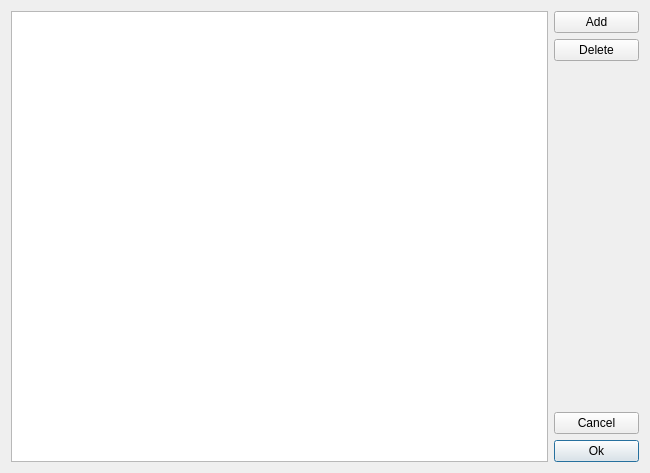
<?xml version="1.0" encoding="UTF-8"?>
<ui version="4.0">
 <class>EditDocument</class>
 <widget class="QDialog" name="EditDocument">
  <property name="geometry">
   <rect>
    <x>0</x>
    <y>0</y>
    <width>650</width>
    <height>473</height>
   </rect>
  </property>
  <property name="windowTitle">
   <string>Document</string>
  </property>
  <layout class="QHBoxLayout" name="horizontalLayout">
   <item>
    <widget class="QListView" name="listView">
     <property name="editTriggers">
      <set>QAbstractItemView::EditTrigger::NoEditTriggers</set>
     </property>
    </widget>
   </item>
   <item>
    <widget class="QWidget" name="widget" native="true">
     <layout class="QVBoxLayout" name="verticalLayout">
      <property name="leftMargin">
       <number>0</number>
      </property>
      <property name="topMargin">
       <number>0</number>
      </property>
      <property name="rightMargin">
       <number>0</number>
      </property>
      <property name="bottomMargin">
       <number>0</number>
      </property>
      <item>
       <widget class="QPushButton" name="pBtnAdd">
        <property name="text">
         <string>Add</string>
        </property>
       </widget>
      </item>
      <item>
       <widget class="QPushButton" name="pBtnDelete">
        <property name="text">
         <string>Delete</string>
        </property>
       </widget>
      </item>
      <item>
       <spacer name="verticalSpacer">
        <property name="orientation">
         <enum>Qt::Orientation::Vertical</enum>
        </property>
        <property name="sizeHint" stdset="0">
         <size>
          <width>85</width>
          <height>306</height>
         </size>
        </property>
       </spacer>
      </item>
      <item>
       <widget class="QPushButton" name="pBtnCancel">
        <property name="text">
         <string>Cancel</string>
        </property>
       </widget>
      </item>
      <item>
       <widget class="QPushButton" name="pBtnOk">
        <property name="text">
         <string>Ok</string>
        </property>
        <property name="default">
         <bool>true</bool>
        </property>
       </widget>
      </item>
     </layout>
    </widget>
   </item>
  </layout>
 </widget>
 <resources/>
 <connections>
  <connection>
   <sender>pBtnOk</sender>
   <signal>clicked()</signal>
   <receiver>EditDocument</receiver>
   <slot>accept()</slot>
   <hints>
    <hint type="sourcelabel">
     <x>619</x>
     <y>450</y>
    </hint>
    <hint type="destinationlabel">
     <x>418</x>
     <y>439</y>
    </hint>
   </hints>
  </connection>
  <connection>
   <sender>pBtnCancel</sender>
   <signal>clicked()</signal>
   <receiver>EditDocument</receiver>
   <slot>reject()</slot>
   <hints>
    <hint type="sourcelabel">
     <x>546</x>
     <y>459</y>
    </hint>
    <hint type="destinationlabel">
     <x>259</x>
     <y>436</y>
    </hint>
   </hints>
  </connection>
 </connections>
</ui>
